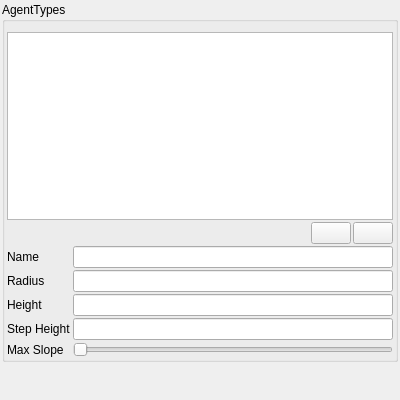
<?xml version="1.0" encoding="UTF-8"?>
<ui version="4.0">
 <class>NavigationPanel</class>
 <widget class="QWidget" name="NavigationPanel">
  <property name="geometry">
   <rect>
    <x>0</x>
    <y>0</y>
    <width>400</width>
    <height>400</height>
   </rect>
  </property>
  <property name="windowTitle">
   <string>Navigation</string>
  </property>
  <layout class="QVBoxLayout" name="verticalLayout">
   <property name="spacing">
    <number>2</number>
   </property>
   <property name="leftMargin">
    <number>2</number>
   </property>
   <property name="topMargin">
    <number>2</number>
   </property>
   <property name="rightMargin">
    <number>2</number>
   </property>
   <property name="bottomMargin">
    <number>2</number>
   </property>
   <item>
    <widget class="QGroupBox" name="groupBox">
     <property name="title">
      <string>AgentTypes</string>
     </property>
     <layout class="QVBoxLayout" name="verticalLayout_2">
      <property name="spacing">
       <number>2</number>
      </property>
      <property name="leftMargin">
       <number>2</number>
      </property>
      <property name="topMargin">
       <number>10</number>
      </property>
      <property name="rightMargin">
       <number>2</number>
      </property>
      <property name="bottomMargin">
       <number>2</number>
      </property>
      <item>
       <widget class="QListWidget" name="listWidget"/>
      </item>
      <item>
       <layout class="QHBoxLayout" name="horizontalLayout">
        <property name="spacing">
         <number>2</number>
        </property>
        <item>
         <spacer name="horizontalSpacer">
          <property name="orientation">
           <enum>Qt::Orientation::Horizontal</enum>
          </property>
          <property name="sizeHint" stdset="0">
           <size>
            <width>40</width>
            <height>20</height>
           </size>
          </property>
         </spacer>
        </item>
        <item>
         <widget class="QPushButton" name="addType">
          <property name="text">
           <string notr="true"/>
          </property>
          <property name="icon">
           <iconset resource="../../../worldeditor/res/WorldEditor.qrc">
            <normaloff>:/Style/styles/dark/icons/plus.png</normaloff>:/Style/styles/dark/icons/plus.png</iconset>
          </property>
         </widget>
        </item>
        <item>
         <widget class="QPushButton" name="removeType">
          <property name="text">
           <string notr="true"/>
          </property>
          <property name="icon">
           <iconset resource="../../../worldeditor/res/WorldEditor.qrc">
            <normaloff>:/Style/styles/dark/icons/minus.png</normaloff>:/Style/styles/dark/icons/minus.png</iconset>
          </property>
         </widget>
        </item>
       </layout>
      </item>
      <item>
       <layout class="QFormLayout" name="formLayout">
        <property name="horizontalSpacing">
         <number>2</number>
        </property>
        <property name="verticalSpacing">
         <number>2</number>
        </property>
        <item row="0" column="1">
         <widget class="QLineEdit" name="lineName"/>
        </item>
        <item row="0" column="0">
         <widget class="QLabel" name="labelName">
          <property name="text">
           <string>Name</string>
          </property>
         </widget>
        </item>
        <item row="1" column="0">
         <widget class="QLabel" name="labelRadius">
          <property name="text">
           <string>Radius</string>
          </property>
         </widget>
        </item>
        <item row="2" column="0">
         <widget class="QLabel" name="labelHeight">
          <property name="text">
           <string>Height</string>
          </property>
         </widget>
        </item>
        <item row="3" column="0">
         <widget class="QLabel" name="labelStep">
          <property name="text">
           <string>Step Height</string>
          </property>
         </widget>
        </item>
        <item row="4" column="0">
         <widget class="QLabel" name="labelSlope">
          <property name="text">
           <string>Max Slope</string>
          </property>
         </widget>
        </item>
        <item row="4" column="1">
         <widget class="QSlider" name="sliderSlope">
          <property name="maximum">
           <number>60</number>
          </property>
          <property name="orientation">
           <enum>Qt::Orientation::Horizontal</enum>
          </property>
         </widget>
        </item>
        <item row="1" column="1">
         <widget class="QLineEdit" name="lineRadius"/>
        </item>
        <item row="2" column="1">
         <widget class="QLineEdit" name="lineHeight"/>
        </item>
        <item row="3" column="1">
         <widget class="QLineEdit" name="lineStep"/>
        </item>
       </layout>
      </item>
     </layout>
    </widget>
   </item>
   <item>
    <spacer name="verticalSpacer">
     <property name="orientation">
      <enum>Qt::Orientation::Vertical</enum>
     </property>
     <property name="sizeHint" stdset="0">
      <size>
       <width>20</width>
       <height>40</height>
      </size>
     </property>
    </spacer>
   </item>
  </layout>
 </widget>
 <resources>
  <include location="../../../worldeditor/res/WorldEditor.qrc"/>
 </resources>
 <connections/>
</ui>
